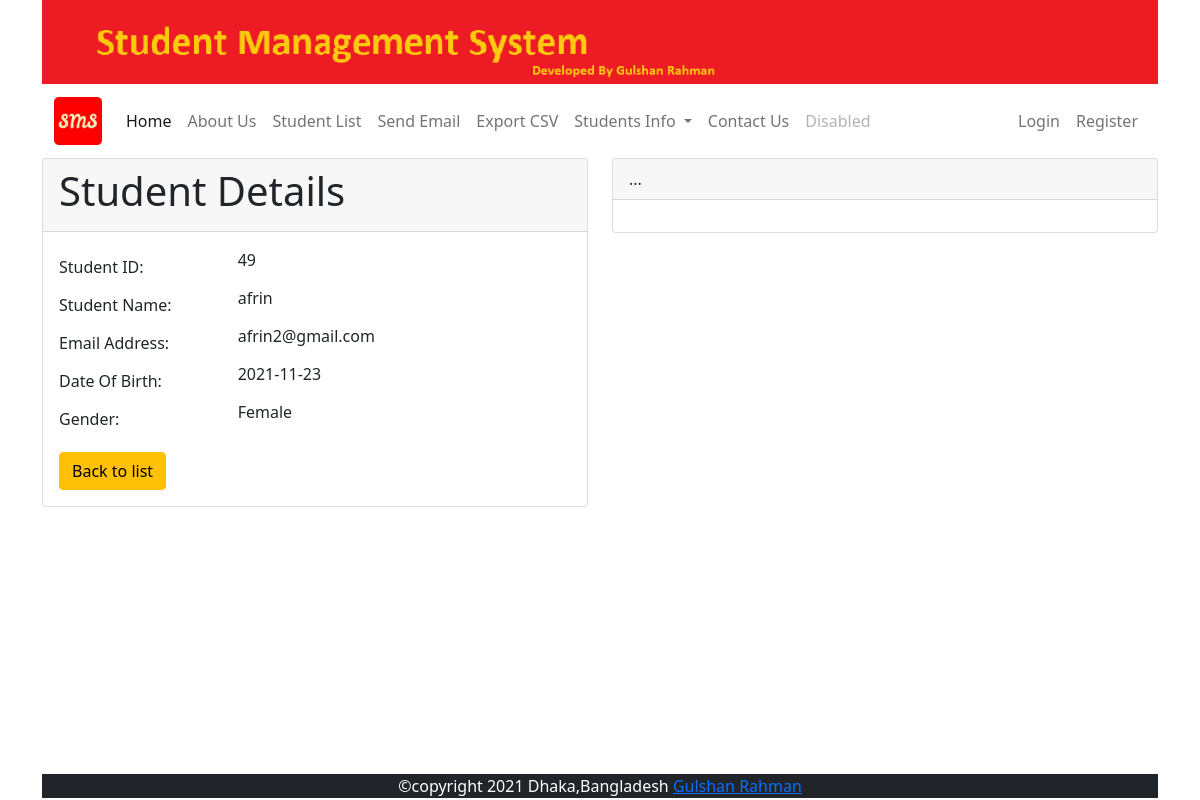
Page /stud/view/49 on the committed database.
### studentapp/models.py (models this page shows, shortened)
class Student(models.Model):
    GENDER_CHOICES = [('Male','Male'),('Female','Female'),('Other','Other'),]
    name = models.CharField(max_length=100)
    email = models.EmailField(unique=True,blank=True,null=True)
    dob = models.DateField(default=datetime.now,blank=True)
    gender = models.CharField(max_length=6,choices=GENDER_CHOICES,default='Male')

### studentapp/views.py (the view)
# urls.py: path('view/<int:id>', views.details,name='view'),
def details(request, id):
    student = Student.objects.get(pk = id)
    form = StudentForm(request.POST or None, instance=student)
    context = {'title': 'Student Details','form':form, 'student':student}
    return render(request,'stud/view.html',context)

### templates/stud/view.html (shortened to what this page needs)
{% extends 'base.html' %}
{% load static %}
{% block content %}
    <form action="">
        <div class="row">
            <div class="col-sm-6">
                <div class="card">
                   <div class="card-header">
                    <h1>{{ title }}</h1>
                   </div>
                    <div class="card-body">
                        <div class="form-group row">
                            <label class="col-sm-4 col-form-label">Student ID:</label>
                            <div class="col-sm-4">
                                {{ student.id }}
                            </div>
                          </div>
                          <div class="form-group row">
                            <label class="col-sm-4 col-form-label">Student Name:</label>
                            <div class="col-sm-4">
                                {{ student.name }}
                            </div>
                          </div>
                          <div class="form-group row">
                            <label class="col-sm-4 col-form-label">Email Address:</label>
                            <div class="col-sm-6">
                                {{ student.email }}
                            </div>
                          </div>
                          <div class="form-group row">
                            <label class="col-sm-4 col-form-label">Date Of Birth:</label>
                            <div class="col-sm-4">
                                {{ student.dob|date:'Y-m-d' }}
                            </div>
                          </div>
                          <div class="form-group row">
                            <label class="col-sm-4 col-form-label">Gender:</label>
                            <div class="col-sm-4">
                                {{ student.gender }}
                            </div>
                          </div>
                          <div class="form-group row">
                            <label class="col-sm-4 col-form-label"></label>
                            <div class="col-sm-4">
                            </div>
                          </div>
                        <a href="{% url 'list' %}" class="btn btn-warning">Back to list</a>
                    </div>
                  </div>
            </div>
            <div class="col-sm-6">
                <div class="card">
                    <div class="card-header">
                     ...
                    </div>
                     <div class="card-body">
                     </div>
                   </div>
            </div>
        </div>
    </form>
{% endblock content %}

### rows in the picture
Student: id "49", name "afrin", email "afrin2@gmail.com", dob "2021-11-23", gender "Female"

### other values in the picture
{{ title }} "Student Details"
